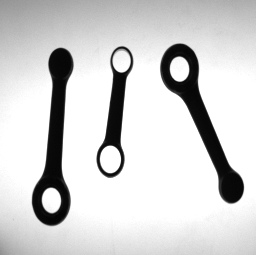
#> input picture ispezione-bielle-immagini/TESI00.BMP, 256 x 255 px
$ jupyter execute Project.ipynb
#> lines starting #> are read from the running program, lines starting #| are printed output that depends on the picture; after the words box and inside, x2 and y2 are one past the last pixel; in counts of white or black regions, pixels touching at a corner belong together
### For each connecting rod appearing in the image, the vision system should provide the following information:
#### 1. Type of rod (A or B).
#### 2. Position and orientation (modulo pi).
#### 3. Length (L), Width (W), Width at the barycenter (WB).
#### 4. For each hole, position of the centre and diameter size.

Images may contain other objects (i.e. screws and washers) that need not to be analysed by the system (such kind of objects are often referred to in computer vision as “distractors”). Rods can have contact points but do not overlap one to another. The inspection area may be dirty due to the presence of scattered iron powder.

[cell 1]
import os
import cv2 as cv
from matplotlib import pyplot as plt
import numpy as np
import collections
from statistics import mean
import random

import math
file_list = ['TESI00.BMP', 'TESI01.BMP', 'TESI12.BMP', 'TESI21.BMP', 'TESI31.BMP', 'Tesi33.bmp',
            'TESI44.BMP', 'TESI47.BMP', 'TESI48.BMP', 'TESI49.BMP', 'TESI50.BMP', 'TESI51.BMP',
            'TESI90.BMP', 'TESI92.BMP', 'TESI98.BMP']
m=0

[cell 2]
path = ('ispezione-bielle-immagini')
img_file = file_list[m]
m+=1
src = cv.imread(os.path.join(path, img_file), cv.COLOR_BGR2RGB)
#> src is the input picture: shape (255, 256); min 4, max 255, mean 208.4

1. Apply a Median filter to remove iron powder and imperfections, which affect results as impulse noise
2. Apply Otsu's thresholding method to binarize the image and obtain invariance to lighting conditions.

[cell 3]
print('Current image: ', img_file)
blur = cv.medianBlur(src,3)
_,dst = cv.threshold(blur,0,255,cv.THRESH_BINARY+cv.THRESH_OTSU)
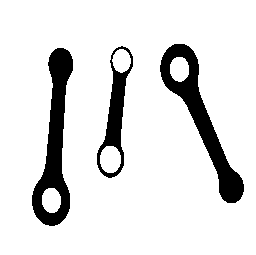
#> dst: shape (255, 256); 87.7% white; 3 black regions, box (x1, y1, x2, y2) and area: (32, 48, 73, 226) 3264, (160, 44, 244, 203) 3248, (97, 46, 133, 178) 1492

f, axarr = plt.subplots(1,2, figsize=(12, 12))
axarr[0].imshow(src, cmap='gray')
axarr[1].imshow(dst, cmap='gray')
plt.show()
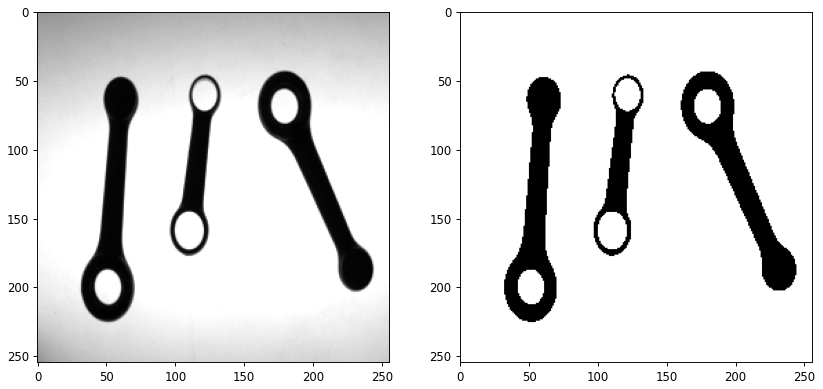
#> figure drawn by matplotlib, 2 panels

3 - Find connected components, filtering out distractors by area. Divide rods having contact points.

[cell 4]
MIN_AREA = 1100
inverted = cv.bitwise_not(dst)

#Create a black background image to store results
img = np.zeros(inverted.shape, dtype="uint8")
blob_x = collections.defaultdict(list)
contact_points_img = 0
j=0

num_labels, labels, stats, centroids = cv.connectedComponentsWithStats(inverted, 8)
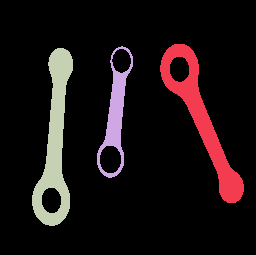
#> labels: shape (255, 256) int32; 4 distinct labels, from 0 to 3; one colour per label, 0 black
#> num_labels = 4; stats = [[0, 0, 256, 255, 57276], [160, 44, 84, 159, 3248], [97, 46, 36, 132, 1492], [32, 48, 41, 178, 3264]]; centroids = [[127.8, 127], [201.4, 119.1], [115.2, 114.2], [54.82, 141.3]]
for i in range(1, num_labels):
    area = stats[i, cv.CC_STAT_AREA]

    #Filter out object whose area is below a certain threshold
    if(area >= MIN_AREA):
        componentMask = (labels == i).astype("uint8") * 255
        component = componentMask.copy()

        # Look for defects in connected components labeling by using the convex hull
        contours, hierarchy = cv.findContours(image=component, mode=cv.RETR_EXTERNAL, method=cv.CHAIN_APPROX_NONE)
        cnt = contours[0]
        hull = cv.convexHull(cnt, returnPoints=False)
        defects = cv.convexityDefects(cnt, hull)

        # Separate touching rods. The distance between convex hull and intersection point is longer than the others,
        # a threshold is set to find defect points at a longer distance
        contact_points = []

        THRESH_POINTS = 4000
        for n in range(defects.shape[0]):
            s,e,f,d = defects[n,0]
            far = tuple(cnt[f][0])
            if(d > THRESH_POINTS):
                contact_points.append(far)

        # Draw a line between couples of points where the defect is detected
        for c in range(len(contact_points)):
            if(c%2==0):
                cv.line(component, contact_points[c], contact_points[c+1], (0, 0, 0), thickness=2, lineType=cv.LINE_AA)
        blob_x['components'].append(component)

        contact_points_img = contact_points_img + len(contact_points)
        j+=1
#> this loop made 3 passes
#> area on passes 1 to 3: 3248, 1492, 3264
#> pass 1, `componentMask = (labels == i).astype("uint8") * 255`:
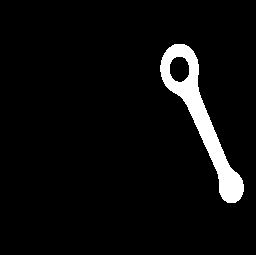
#> componentMask: shape (255, 256); 5% white; 1 white region, box (x1, y1, x2, y2) and area: (160, 44, 244, 203) 3248
#> pass 3, `componentMask = (labels == i).astype("uint8") * 255`:
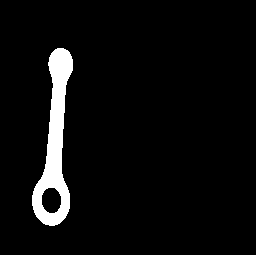
#> componentMask: shape (255, 256); 5% white; 1 white region, box (x1, y1, x2, y2) and area: (32, 48, 73, 226) 3264
#> after the loop, contact_points_img = 0; j = 3

#If the blobs had an intersection, repeat connected components labeling after separation
if(contact_points_img !=0):
    filtered_blobs = collections.defaultdict(list)
    for blob in blob_x['components']:
        num_labels, labels, stats, centroids = cv.connectedComponentsWithStats(blob, 8)
        for i in range(1, num_labels):
            area = stats[i, cv.CC_STAT_AREA]
            if(area >= MIN_AREA):
                componentMask = (labels == i).astype("uint8") * 255
                filtered_blobs['components'].append(componentMask)
    final_blobs = filtered_blobs
else:
    final_blobs = blob_x

# Append blobs to the background image
for i in range(len(final_blobs['components'])):
    img = img + final_blobs['components'][i]
plt.imshow(img, cmap='gray')
plt.show()

4 - Compute orientation and information about internal circles

[cell 5]
blob_details = collections.defaultdict(list)
circles = collections.defaultdict(list)
contours_voc = collections.defaultdict(list)
drawing = np.zeros((inverted.shape[0], inverted.shape[1], 3), dtype=np.uint8)


for index in range(0, len(final_blobs['components'])):
    blob = final_blobs['components'][index]
    count_holes = 0

    # Dilate by a circular structural element to strenghten contours
    if contact_points_img == 0:
        kernel = cv.getStructuringElement(cv.MORPH_ELLIPSE,(2,2))
        blob = cv.dilate(blob, kernel, iterations=1)

    # Find internal contours to get information about circles
    contours, hierarchy = cv.findContours(blob, cv.RETR_TREE, cv.CHAIN_APPROX_SIMPLE)
    for i in range(len(contours)):
        #Circles in a contour have a parent (the blob) but do not have any child:
        if(hierarchy[0][i][2] == -1 and hierarchy[0][i][3] != -1):
            circles[index].append(contours[i])
            count_holes += 1

        color = (random.randint(0,256), random.randint(0,256), random.randint(0,256))
        cv.drawContours(drawing, contours, i, color, 1, cv.LINE_8, hierarchy, 0)

    # Assign blob type
    if(count_holes > 1):
        type_rod = 'B'
    else:
        type_rod = 'A'
    print(f'Blob {index} - type {type_rod} ({count_holes} holes)')

    # Find external contours to get information about the rods
    contours_ext, hierarchy = cv.findContours(image=blob, mode=cv.RETR_EXTERNAL, method=cv.CHAIN_APPROX_NONE)
    for i in range(len(contours_ext)):

        # Get moments to compute baricentre and orientation of the major/minor axis
        mu = cv.moments(contours_ext[i])
        baricentre = (int(mu['m10'] / (mu['m00'] + 1e-5)), int(mu['m01'] / (mu['m00'] + 1e-5)))
        tan_2 = (2 * mu['mu11']) / ( mu['mu20'] -  mu['mu02'])
        orientation_maj = -1/2 * np.arctan(tan_2)
        orientation_min = -1/2 * np.arctan(tan_2) + math.pi/2

        blob_details[index].append(contours_ext[i])
        blob_details[index].append(baricentre)
        blob_details[index].append(mu)
        blob_details[index].append((orientation_maj, orientation_min))
        if(orientation_maj < 0):
            orientation_maj += math.pi
        print('Coordinates of baricenter:', baricentre)
        print(f'Orientation major axis: {orientation_maj:.2f}')

    print()
#> this loop made 3 passes
#> pass 1, `blob = cv.dilate(blob, kernel, iterations=1)`:
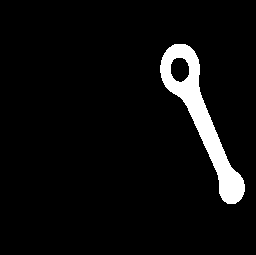
#> blob: shape (255, 256); 5.4% white; 1 white region, box (x1, y1, x2, y2) and area: (160, 44, 245, 204) 3522
#> pass 2, `blob = cv.dilate(blob, kernel, iterations=1)`:
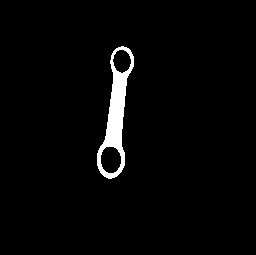
#> blob: shape (255, 256); 2.6% white; 1 white region, box (x1, y1, x2, y2) and area: (97, 46, 134, 179) 1722
#> pass 3, `blob = cv.dilate(blob, kernel, iterations=1)`:
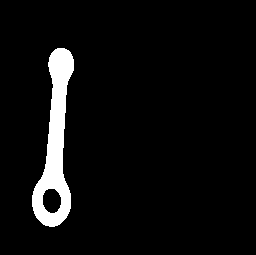
#> blob: shape (255, 256); 5.4% white; 1 white region, box (x1, y1, x2, y2) and area: (32, 48, 74, 227) 3511
#> after the loop:
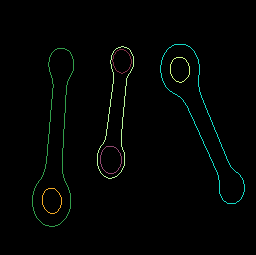
#> drawing: shape (255, 256, 3); mean of channels 0, 1, 2 2.5, 3.6, 1.9; drawn as B, G, R


plt.figure(figsize=(10, 10))
plt.imshow(drawing, cmap='gray')
plt.show()

5 - For each hole, compute position of the centre and diameter size.

[cell 6]
print('Circle information - centre and radius')
print()

for k in circles.keys():
    for cont in circles[k]:
        rad = []
        # Compute moments to get the centre of the circle;
        mu = cv.moments(cont)
        bar = (int(mu['m10'] / (mu['m00'] + 1e-5)), int(mu['m01'] / (mu['m00'] + 1e-5)))
        # Compute the radius as the average distance between the contour and the centre
        if((bar[0] != 0) and (bar[1] != 0)):
            for p in cont:
                distance = math.sqrt((math.pow((bar[0] - p[0][0]),2))+(math.pow((bar[1] - p[0][1]),2)))
                rad.append(distance)
            radius = mean(rad)
            print(f'Blob {k}: centre {bar}, radius {radius:.2f}, diameter {2*radius:.2f}')

6 - Compute image moments to get the oriented enclosing rectangle and retrieve L and W of each rod

[cell 7]
#Implementation of the algorithm from slide 46 of "Blob Analysis"

def compute_oriented_mer(aMA, bMA, cMA, aMI, bMI, cMI, cont):
    dMAmin=100000
    dMAmax=-100000
    dMImin=100000
    dMImax=-100000
    normMA = math.sqrt(math.pow(aMA,2)+math.pow(bMA,2))
    normMI = math.sqrt(math.pow(aMI,2)+math.pow(bMI,2))
    for e in cont:
        j = e[0][0]
        i = e[0][1]
        dMA = (aMA*j+bMA*i+cMA)/normMA
        dMI = (aMI*j+bMI*i+cMI)/normMI
        if(dMA < dMAmin):
            dMAmin = dMA
            C1 = (j,i)
        if(dMA > dMAmax):
            dMAmax = dMA
            C2 = (j,i)
        if(dMI < dMImin):
            dMImin = dMI
            C3 = (j,i)
        if(dMI > dMImax):
            dMImax = dMI
            C4 = (j,i)
    return C1, C2, C3, C4

[cell 8]
def get_vertexes(C1, C2, C3, C4, aMA, bMA, aMI, bMI):
    j1, i1 = C1[0], C1[1]
    j2, i2 = C2[0], C2[1]
    j3, i3 = C3[0], C3[1]
    j4, i4 = C4[0], C4[1]

    cl1 = -(aMA*j1 + bMA*i1)
    cl2 = -(aMA*j2 + bMA*i2)
    cw1 = -(aMI*j3 + bMI*i3)
    cw2 = -(aMI*j4 + bMI*i4)

    v1 = (int((bMA*cw1 - bMI*cl1)/(aMA*bMI - bMA*aMI)),int((aMI*cl1 - aMA*cw1)/(aMA*bMI - bMA*aMI)))
    v2 = (int((bMA*cw2 - bMI*cl1)/(aMA*bMI - bMA*aMI)),int((aMI*cl1 - aMA*cw2)/(aMA*bMI - bMA*aMI)))
    v3 = (int((bMA*cw1 - bMI*cl2)/(aMA*bMI - bMA*aMI)),int((aMI*cl2 - aMA*cw1)/(aMA*bMI - bMA*aMI)))
    v4 = (int((bMA*cw2 - bMI*cl2)/(aMA*bMI - bMA*aMI)),int((aMI*cl2 - aMA*cw2)/(aMA*bMI - bMA*aMI)))
    return v1,v2,v3,v4

[cell 9]
#blob_details contains a list with contour - baricentre - moments - (orientation_maj, orientation_min)
img_oer = drawing.copy()

for b in blob_details.keys():
    blob_contour = blob_details[b][0]
    blob_barycentre = blob_details[b][1]
    blob_moments = blob_details[b][2]
    blob_orientation = blob_details[b][3]

    cv.circle(img_oer, (blob_barycentre), radius=0, color=(255, 255, 255), thickness=2)


    # Compute alpha and beta from the orientation of the major axis
    alpha = -math.sin(blob_orientation[0])
    beta = math.cos(blob_orientation[0])

    # Compute the parameters for the equation of the major and minor axis
    aMA = alpha
    bMA = -beta
    cMA = beta*blob_barycentre[1] - alpha*blob_barycentre[0]

    aMI = beta
    bMI = alpha
    cMI = -beta*blob_barycentre[0] - alpha*blob_barycentre[1]

    C1, C2, C3, C4 = compute_oriented_mer(aMA, bMA, cMA, aMI, bMI, cMI, blob_contour)

    cv.circle(img_oer, C1, radius=0, color=(255, 0, 0), thickness=2)
    cv.circle(img_oer, C2, radius=0, color=(255, 0, 0), thickness=2)
    cv.circle(img_oer, C3, radius=0, color=(255, 0, 0), thickness=2)
    cv.circle(img_oer, C4, radius=0, color=(255, 0, 0), thickness=2)

    # Find vertexes of the oriented enclosing rectangle
    v1, v2, v3, v4 = get_vertexes(C1, C2, C3, C4, aMA, bMA, aMI, bMI)

    cv.line(img_oer, v1, v3, (0, 0, 255), 1)
    cv.line(img_oer, v1, v2, (0, 0, 255), 1)
    cv.line(img_oer, v2, v4, (0, 0, 255), 1)
    cv.line(img_oer, v4, v3, (0, 0, 255), 1)

    # Compute length and width from the OER
    L = math.sqrt((math.pow((v1[0]-v2[0]),2))+(math.pow((v1[1]-v2[1]),2)))
    W = math.sqrt((math.pow((v1[0]-v3[0]),2))+(math.pow((v1[1]-v3[1]),2)))
    if(W > L):
        point1 = v1
        point2 = v2
    else:
        point1 = v1
        point2 = v3

    # Compute width at the barycentre as the minimum distance between the barycentre and the contour
    distances = []
    for e in blob_contour:
        j = e[0][0]
        i = e[0][1]
        distance = math.sqrt((math.pow((blob_barycentre[0] - j),2))+(math.pow((blob_barycentre[1] - i),2)))
        distances.append(distance)
    wb = 2 * np.min(distances)

    print(f'Blob {b} - lenght {max(L,W):.2f}, width {min(L,W):.2f}, width at barycentre {wb:.2f}')
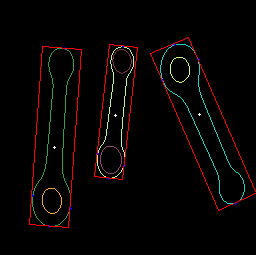
#> img_oer: shape (255, 256, 3); 1.83% of pixels changed, all inside (x1, y1, x2, y2) = (29, 37, 256, 228); drawn as B, G, R

plt.figure(figsize=(10, 10))
plt.imshow(img_oer, cmap='gray')
plt.show()
